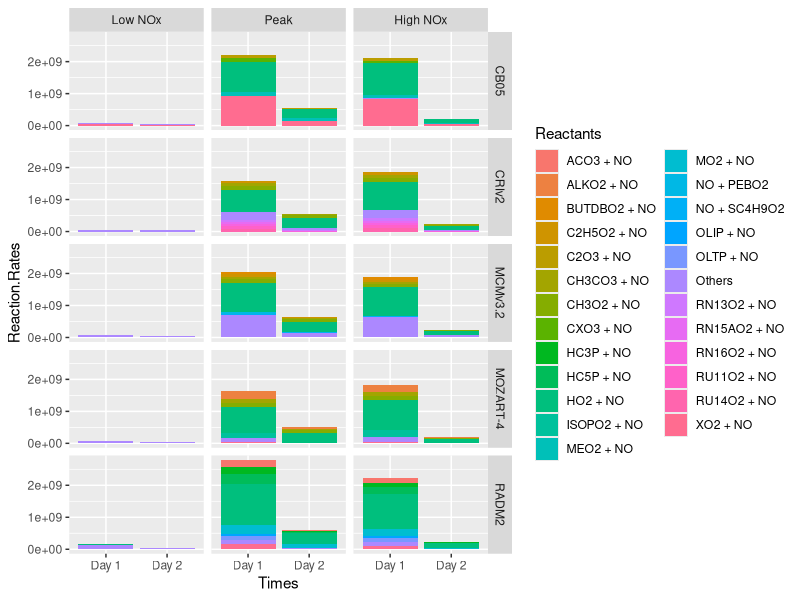

The R script that drew this image:
library(ggplot2)
library(ggthemes)
library(Cairo)

#peak data
cb05.data = read.csv(file = "CB05_Ox_production_T_311_NO_SF_1.0.csv")
cri.data = read.csv(file = "CRIv2_Ox_production_T_311_NO_SF_1.0.csv")
mcm.data = read.csv(file = "MCMv3.2_Ox_production_T_311_NO_SF_1.0.csv")
mozart.data = read.csv(file = "MOZART-4_Ox_production_T_311_NO_SF_1.0.csv")
radm2.data = read.csv(file = "RADM2_Ox_production_T_311_NO_SF_1.0.csv")

d = rbind(cb05.data, cri.data, mcm.data, mozart.data, radm2.data)
d$Condition = rep("Peak", length(d$Times))

#low NOx data
cb05.data = read.csv(file = "CB05_Ox_production_T_311_NO_SF_0.05.csv")
cri.data = read.csv(file = "CRIv2_Ox_production_T_311_NO_SF_0.05.csv")
mcm.data = read.csv(file = "MCMv3.2_Ox_production_T_311_NO_SF_0.05.csv")
mozart.data = read.csv(file = "MOZART-4_Ox_production_T_311_NO_SF_0.05.csv")
radm2.data = read.csv(file = "RADM2_Ox_production_T_311_NO_SF_0.05.csv")

d1 = rbind(cb05.data, cri.data, mcm.data, mozart.data, radm2.data)
d1$Condition = rep("Low NOx", length(d1$Times))

#high NOx data
cb05.data = read.csv(file = "CB05_Ox_production_T_311_NO_SF_7.0.csv")
cri.data = read.csv(file = "CRIv2_Ox_production_T_311_NO_SF_7.0.csv")
mcm.data = read.csv(file = "MCMv3.2_Ox_production_T_311_NO_SF_7.0.csv")
mozart.data = read.csv(file = "MOZART-4_Ox_production_T_311_NO_SF_7.0.csv")
radm2.data = read.csv(file = "RADM2_Ox_production_T_311_NO_SF_7.0.csv")

d2 = rbind(cb05.data, cri.data, mcm.data, mozart.data, radm2.data)
d2$Condition = rep("High NOx", length(d2$Times))

final.data = rbind(d, d1, d2)
final.data$Condition = factor(final.data$Condition, levels = c("Low NOx", "Peak", "High NOx"))

p = ggplot(final.data, aes(x = Times, y = Reaction.Rates, fill = Reactants))
p = p + geom_bar(position = "stack", stat = "identity")
p = p + facet_grid(Mechanism ~ Condition)

CairoPDF(file = "Ox_budgets.pdf", width = 7, height = 10)
print(p)
dev.off()
